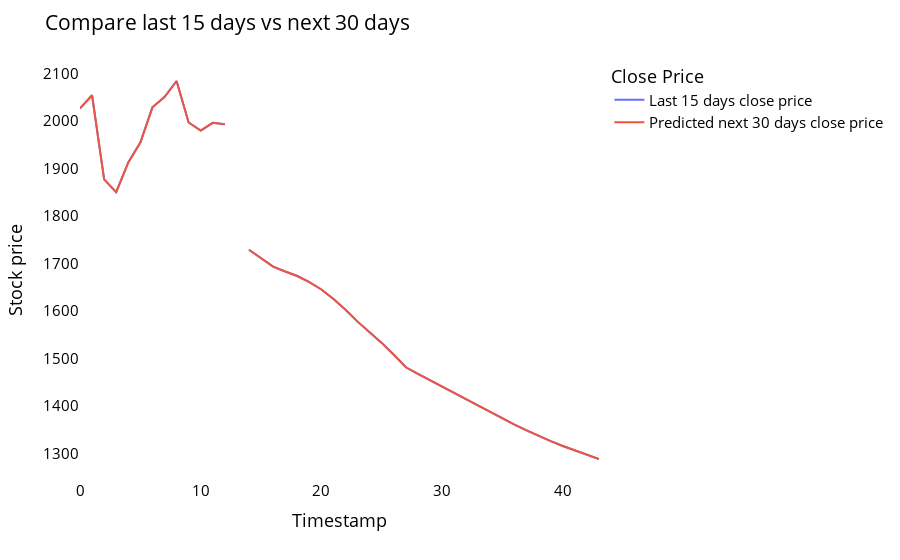

Write notebook code for a chart like this one.
### Code cell
temp_mat = np.empty((len(last_days)+pred_days+1,1))
temp_mat[:] = np.nan
temp_mat = temp_mat.reshape(1,-1).tolist()[0]

last_original_days_value = temp_mat
next_predicted_days_value = temp_mat

last_original_days_value[0:time_step+1] = scaler.inverse_transform(closedf[len(closedf)-time_step:]).reshape(1,-1).tolist()[0]
next_predicted_days_value[time_step+1:] = scaler.inverse_transform(np.array(lst_output).reshape(-1,1)).reshape(1,-1).tolist()[0]

new_pred_plot = pd.DataFrame({
    'last_original_days_value':last_original_days_value,
    'next_predicted_days_value':next_predicted_days_value
})

names = cycle(['Last 15 days close price','Predicted next 30 days close price'])

fig = px.line(new_pred_plot,x=new_pred_plot.index, y=[new_pred_plot['last_original_days_value'],
                                                      new_pred_plot['next_predicted_days_value']],
              labels={'value': 'Stock price','index': 'Timestamp'})
fig.update_layout(title_text='Compare last 15 days vs next 30 days',
                  plot_bgcolor='white', font_size=15, font_color='black',legend_title_text='Close Price')
fig.for_each_trace(lambda t:  t.update(name = next(names)))
fig.update_xaxes(showgrid=False)
fig.update_yaxes(showgrid=False)
fig.show()

### Figure 1 — Plotly figure (JSON) as saved in the notebook; plotly's stock layout.template omitted (floating-point values rounded to 4 significant figures)
{"data": [{"hovertemplate": "variable=last_original_days_value<br>Timestamp=%{x}<br>Stock price=%{y}<extra></extra>", "legendgroup": "last_original_days_value", "line": {"color": "#636efa", "dash": "solid"}, "marker": {"symbol": "circle"}, "mode": "lines", "name": "Last 15 days close price", "orientation": "v", "showlegend": true, "type": "scatter", "x": [0, 1, 2, 3, 4, 5, 6, 7, 8, 9, 10, 11, 12, 13, 14, 15, 16, 17, 18, 19, 20, 21, 22, 23, 24, 25, 26, 27, 28, 29, 30, 31, 32, 33, 34, 35, 36, 37, 38, 39, 40, 41, 42, 43], "xaxis": "x", "y": [2027.0, 2054.0, 1877.0, 1850.0, 1913.0, 1955, 2029.0, 2051.0, 2085.0, 1997.0, 1980.0, 1996.0, 1993.0, null, 1729.0, 1712.0, 1694.0, 1683.0, 1674.0, 1661.0, 1646.0, 1625.0, 1603.0, 1578.0, 1556.0, 1533.0, 1508.0, 1482.0, 1468.0, 1455.0, 1441.0, 1428.0, 1414.0, 1401.0, 1387.0, 1374.0, 1361.0, 1349.0, 1337.0, 1326.0, 1316.0, 1307.0, 1298.0, 1289.0], "yaxis": "y"}, {"hovertemplate": "variable=next_predicted_days_value<br>Timestamp=%{x}<br>Stock price=%{y}<extra></extra>", "legendgroup": "next_predicted_days_value", "line": {"color": "#EF553B", "dash": "solid"}, "marker": {"symbol": "circle"}, "mode": "lines", "name": "Predicted next 30 days close price", "orientation": "v", "showlegend": true, "type": "scatter", "x": [0, 1, 2, 3, 4, 5, 6, 7, 8, 9, 10, 11, 12, 13, 14, 15, 16, 17, 18, 19, 20, 21, 22, 23, 24, 25, 26, 27, 28, 29, 30, 31, 32, 33, 34, 35, 36, 37, 38, 39, 40, 41, 42, 43], "xaxis": "x", "y": [2027.0, 2054.0, 1877.0, 1850.0, 1913.0, 1955, 2029.0, 2051.0, 2085.0, 1997.0, 1980.0, 1996.0, 1993.0, null, 1729.0, 1712.0, 1694.0, 1683.0, 1674.0, 1661.0, 1646.0, 1625.0, 1603.0, 1578.0, 1556.0, 1533.0, 1508.0, 1482.0, 1468.0, 1455.0, 1441.0, 1428.0, 1414.0, 1401.0, 1387.0, 1374.0, 1361.0, 1349.0, 1337.0, 1326.0, 1316.0, 1307.0, 1298.0, 1289.0], "yaxis": "y"}], "layout": {"font": {"color": "black", "size": 15}, "legend": {"title": {"text": "Close Price"}, "tracegroupgap": 0}, "margin": {"t": 60}, "plot_bgcolor": "white", "title": {"text": "Compare last 15 days vs next 30 days"}, "xaxis": {"anchor": "y", "domain": [0, 1], "showgrid": false, "title": {"text": "Timestamp"}}, "yaxis": {"anchor": "x", "domain": [0, 1], "showgrid": false, "title": {"text": "Stock price"}}}}
